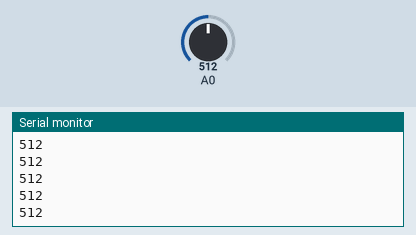
Recording of a sketch running on a simulated Arduino Uno, built with avr-gcc and run on an emulated ATmega328P. Parts: the last lines printed to the serial monitor. The inputs (shaded band) are chosen by the test bench; at power-on: A0 = 512.

Above: at 1.2 s.
1.3 s: A0 set to 716
At 1.32 s:
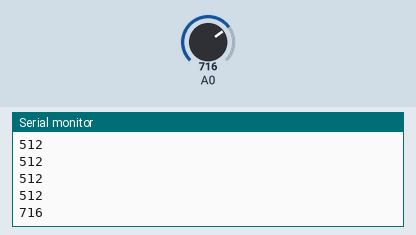
2.8 s: A0 set to 900
At 2.83 s:
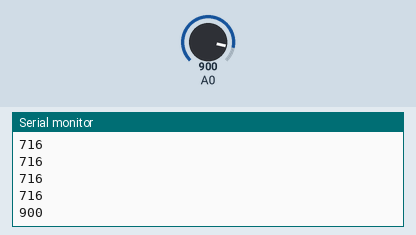
Timing chart, 0 to 5.8 s (numbered marks = the images above; inputs shaded):
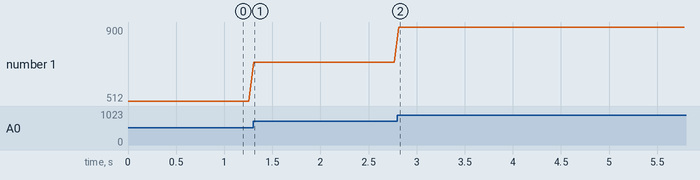

Measured:
- after the input at 1.3 s, the serial monitor: prints a new line at once (image 1)
- after the input at 2.8 s, the serial monitor: prints a new line at once (image 2)
- plotted number 1: 512 → 716 after the input at 1.3 s, 716 → 900 after the input at 2.8 s

The sketch:

Hall_Arduino.ino
```cpp
void setup() {
  Serial.begin(115200);
}

void loop() {

  int reading = analogRead(A0);
  Serial.println(reading);

  delay(50);
}
```
